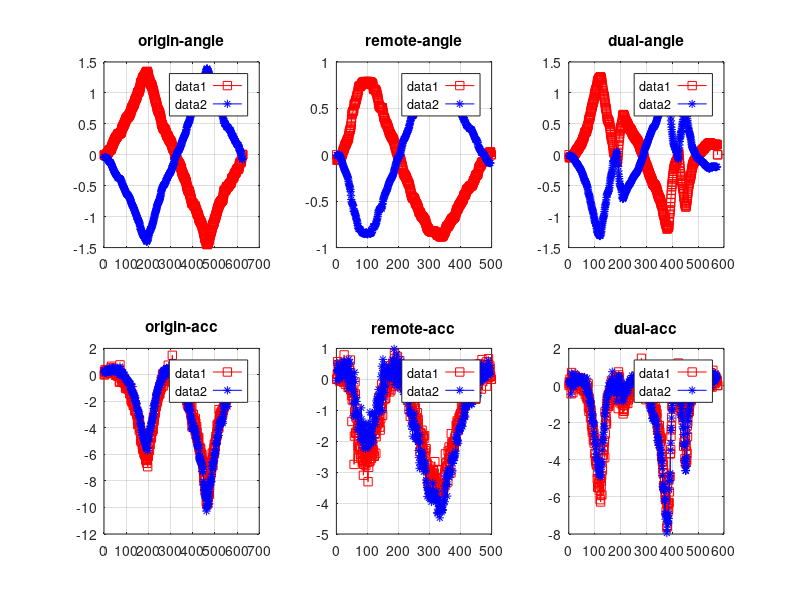
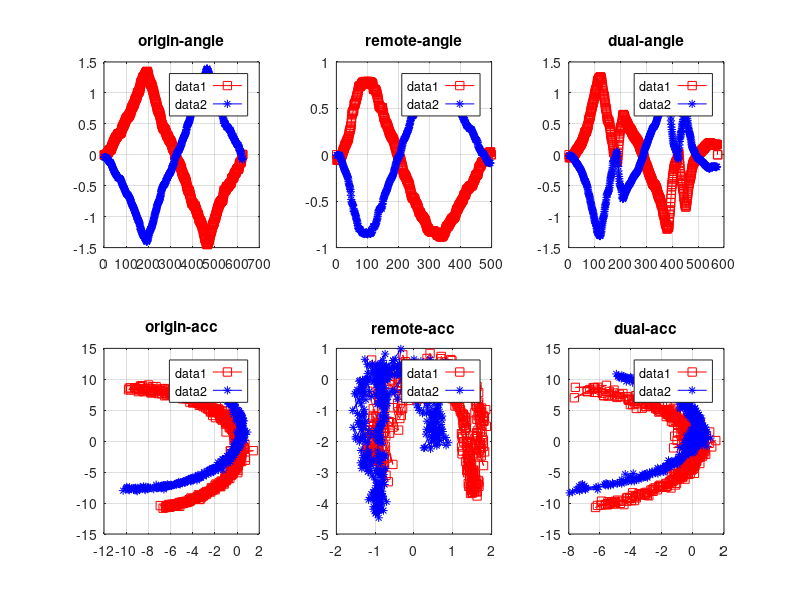
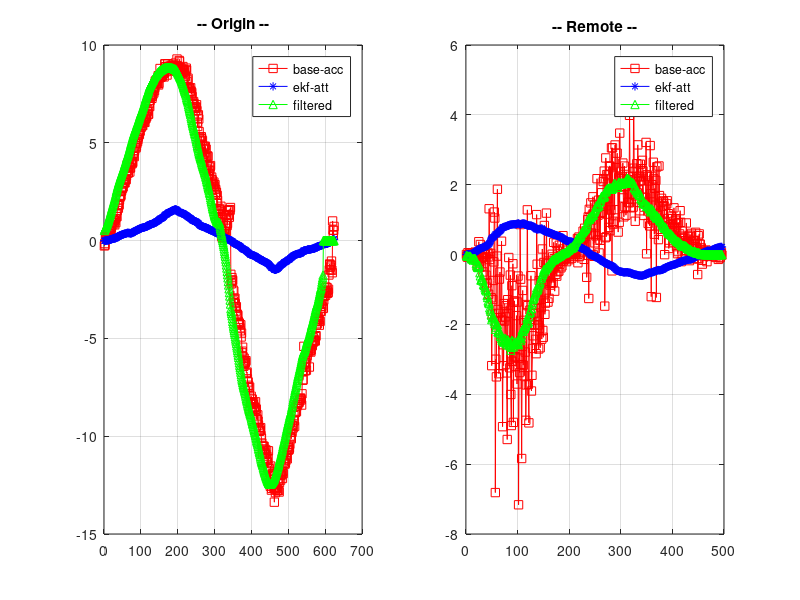
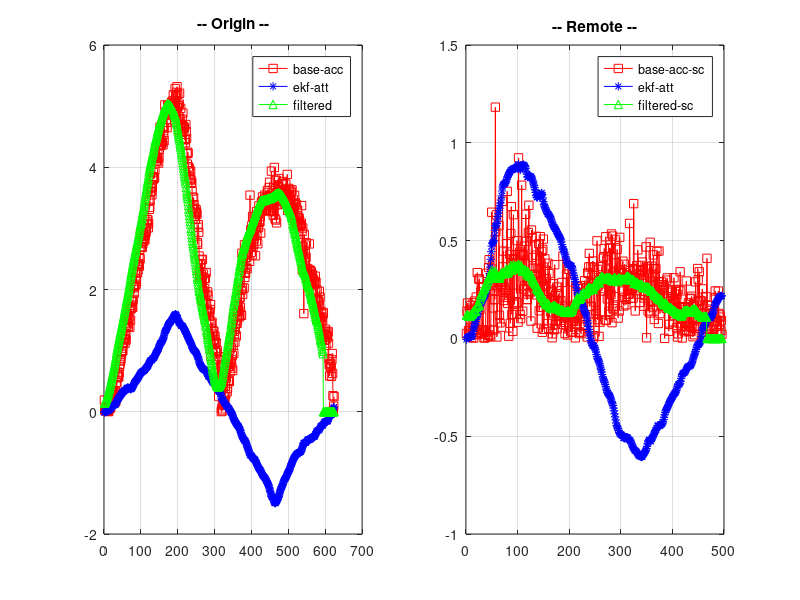

The MATLAB source for these figures, in order:
%%%%%%%%%%%%%%%%%%%%%%%%%%%%%%%%%%%%%%%%%%%%%%%%%%%%%%%%%%%%%%%%%%%%%%%%%%%%%%%%%%%%%%%%%5
%%%% Gesture Roll analyse 
%%%%
%%%%            ZHAOCHAO
%%%%                2016-11-08
%%%%%%%%%%%%%%%%%%%%%%%%%%%%%%%%%%%%%%%%%%%%%%%%%%%%%%%%%%%%%%%%%%%%%%%%%%%%%%%%%%%%%%%%%%%%%%%%%%
%%%%

figure(1);
figure(2);

%%%% roll-origin 

load data_origin_slow.dat

dat = data_origin_slow;

index_left = find(dat(:,1) == 0);
origin_left_att = dat(index_left, 2:4);
origin_left_acc = dat(index_left, 8:10);
origin_left_gyro = dat(index_left, 5:7);


index_right = find(dat(:,1) == 2);
origin_right_att = dat(index_right, 2:4);
origin_right_acc = dat(index_right, 8:10);
origin_right_gyro = dat(index_right, 5:7);

figure(1);
% att
% x-t, y-z
subplot(2,3,1);
tmp_t = [1: 1: size(origin_left_att(:,1), 1)];
plot(tmp_t, origin_left_att(:,2), 'rs-');
hold on;
tmp_t = [1: 1: size(origin_right_att(:,1), 1)];
plot(tmp_t, origin_right_att(:,2), 'b*-');
grid on;
legend('left', 'right');
title('origin-angle');

% acc
% x-x, y-z
subplot(2,3,4);
tmp_t = [1: 1: size(origin_left_acc(:,2), 1)];
plot(tmp_t, origin_left_acc(:,2), 'rs-');
hold on;
tmp_t = [1: 1: size(origin_right_acc(:,2), 1)];
plot(tmp_t, origin_right_acc(:,2), 'b*-');
grid on;
legend('left', 'right');
title('origin-acc');

figure(2);
% att
% x-t, y-z
subplot(2,3,1);
tmp_t = [1: 1: size(origin_left_att(:,1), 1)];
plot(tmp_t, origin_left_att(:,2), 'rs-');
hold on;
tmp_t = [1: 1: size(origin_right_att(:,1), 1)];
plot(tmp_t, origin_right_att(:,2), 'b*-');
grid on;
legend('left', 'right');
title('origin-angle');

% acc
% x-x, y-z
subplot(2,3,4);
plot(origin_left_acc(:,2), origin_left_acc(:,3), 'rs-');
hold on;
plot(origin_right_acc(:,2), origin_right_acc(:,3), 'b*-');
grid on;
legend('left', 'right');
title('origin-acc');


%%%% roll-remote

load data_remote_slow.dat

dat = data_remote_slow;

index_left = find(dat(:,1) == 0);
remote_left_att = dat(index_left, 2:4);
remote_left_acc = dat(index_left, 8:10);
remote_left_gyro = dat(index_left, 5:7);

index_right = find(dat(:,1) == 2);
remote_right_att = dat(index_right, 2:4);
remote_right_acc = dat(index_right, 8:10);
remote_right_gyro = dat(index_right, 5:7);

figure(1);
% att
% x-x, y-z
subplot(2,3,2);
tmp_t = [1: 1: size(remote_left_att(:,1), 1)];
plot(tmp_t, remote_left_att(:,2), 'rs-');
hold on;
tmp_t = [1: 1: size(remote_right_att(:,1), 1)];
plot(tmp_t, remote_right_att(:,2), 'b*-');
grid on;
legend('left', 'right');
title('remote-angle');

% acc
% x-x, y-z
subplot(2,3,5);
tmp_t = [1: 1: size(remote_left_acc(:,1), 1)];
plot(tmp_t, remote_left_acc(:,2), 'rs-');
hold on;
tmp_t = [1: 1: size(remote_right_acc(:,1), 1)];
plot(tmp_t, remote_right_acc(:,2), 'b*-');
grid on;
legend('left', 'right');
title('remote-acc');


figure(2);
% att
% x-x, y-z
subplot(2,3,2);
tmp_t = [1: 1: size(remote_left_att(:,1), 1)];
plot(tmp_t, remote_left_att(:,2), 'rs-');
hold on;
tmp_t = [1: 1: size(remote_right_att(:,1), 1)];
plot(tmp_t, remote_right_att(:,2), 'b*-');
grid on;
legend('left', 'right');
title('remote-angle');

% acc
% x-x, y-z
subplot(2,3,5);
plot(remote_left_acc(:,1), remote_left_acc(:,2), 'rs-');
hold on;
plot(remote_right_acc(:,1), remote_right_acc(:,2), 'b*-');
grid on;
legend('left', 'right');
title('remote-acc');


%%%% roll-dual

load data_dual_slow.dat

dat = data_dual_slow;

index_left = find(dat(:,1) == 0);
dual_left_att = dat(index_left, 2:4);
dual_left_acc = dat(index_left, 8:10);
dual_left_gyro = dat(index_left, 5:7);

index_right = find(dat(:,1) == 2);
dual_right_att = dat(index_right, 2:4);
dual_right_acc = dat(index_right, 8:10);
dual_right_gyro = dat(index_right, 5:7);


figure(1);
% att
% x-x, y-z
subplot(2,3,3);
tmp_t = [1: 1: size(dual_left_att(:,1), 1)];
plot(tmp_t, dual_left_att(:,2), 'rs-');
hold on;
tmp_t = [1: 1: size(dual_right_att(:,1), 1)];
plot(tmp_t, dual_right_att(:,2), 'b*-');
grid on;
legend('left', 'right');
title('dual-angle');

% acc
% x-x, y-z
subplot(2,3,6);
tmp_t = [1: 1: size(dual_left_acc(:,1), 1)];
plot(tmp_t, dual_left_acc(:,2), 'rs-');
hold on;
tmp_t = [1: 1: size(dual_right_acc(:,1), 1)];
plot(tmp_t, dual_right_acc(:,2), 'b*-');
grid on;
legend('left', 'right');
title('dual-acc');


figure(2);
% att
% x-x, y-z
subplot(2,3,3);
tmp_t = [1: 1: size(dual_left_att(:,1), 1)];
plot(tmp_t, dual_left_att(:,2), 'rs-');
hold on;
tmp_t = [1: 1: size(dual_right_att(:,1), 1)];
plot(tmp_t, dual_right_att(:,2), 'b*-');
grid on;
legend('left', 'right');
title('dual-angle');

% acc
% x-x, y-z
subplot(2,3,6);
plot(dual_left_acc(:,2), dual_left_acc(:,3), 'rs-');
hold on;
plot(dual_right_acc(:,2), dual_right_acc(:,3), 'b*-');
grid on;
legend('left', 'right');
title('dual-acc');


%%%%%%%%%%%%%%%%%%%%%%%%%%%%%%%%%%%%%%%%%%%%%%%%%%%%%%%%%%%%%%%%%%%%%%%%%%%%%%%%%%%%%%%%%%%%%%%%%%%
%%%%  Origin
%%%%  delta-theta

SLIDE_WINDOWS_WIDTH = 0;

origin_size = min(min(size(origin_left_att, 1), size(origin_left_acc, 1)), ...
    min(size(origin_right_att, 1), size(origin_right_acc, 1))) - SLIDE_WINDOWS_WIDTH;

delta_origin_left_att = zeros(origin_size, 3);
delta_origin_left_acc = zeros(origin_size, 3);
delta_origin_left_gyro = zeros(origin_size, 3);
delta_origin_left_t = zeros(origin_size, 1);

delta_origin_right_att = zeros(origin_size, 3);
delta_origin_right_acc = zeros(origin_size, 3);
delta_origin_right_gyro = zeros(origin_size, 3);
delta_origin_right_t = zeros(origin_size, 1);

% origin_left_att & origin_left_acc
% origin_right_att & origin_right_acc
for index = 1 : origin_size
    delta_origin_left_att(index, :) = sum(origin_left_att(index : (index + SLIDE_WINDOWS_WIDTH), :))/(SLIDE_WINDOWS_WIDTH + 1);
    delta_origin_left_acc(index, :) = sum(origin_left_acc(index : (index + SLIDE_WINDOWS_WIDTH), :))/(SLIDE_WINDOWS_WIDTH + 1);
    delta_origin_left_gyro(index, :) = sum(origin_left_gyro(index : (index + SLIDE_WINDOWS_WIDTH), :))/(SLIDE_WINDOWS_WIDTH + 1);
    
    delta_origin_right_att(index, :) = sum(origin_right_att(index : (index + SLIDE_WINDOWS_WIDTH), :))/(SLIDE_WINDOWS_WIDTH + 1);
    delta_origin_right_acc(index, :) = sum(origin_right_acc(index : (index + SLIDE_WINDOWS_WIDTH), :))/(SLIDE_WINDOWS_WIDTH + 1);
    delta_origin_right_gyro(index, :) = sum(origin_right_gyro(index : (index + SLIDE_WINDOWS_WIDTH), :))/(SLIDE_WINDOWS_WIDTH + 1);
end

% for index = 1 : origin_size -1
%    delta_origin_left_acc(index, :) = origin_left_acc(index + 1, :) - origin_left_acc(index, :); 
% %    delta_origin_left_t(index) = sum(delta_origin_left_att(index, 1) / delta_origin_left_gyro(index, 1) ...
% %                                     + delta_origin_left_att(index, 2) / delta_origin_left_gyro(index, 2) ...
% %                                     + delta_origin_left_att(index, 3) / delta_origin_left_gyro(index, 3)) / 3;
%    
%    delta_origin_right_acc(index, :) = origin_right_acc(index + 1, :) - origin_right_acc(index, :);
% %    delta_origin_right_t(index) = sum(delta_origin_right_att(index, 1) / delta_origin_right_gyro(index, 1) ...
% %                                     + delta_origin_right_att(index, 2) / delta_origin_right_gyro(index, 2) ...
% %                                     + delta_origin_right_att(index, 3) / delta_origin_right_gyro(index, 3)) / 3;
% 
% end

delta_orign_right_acc = origin_right_acc(1:origin_size, :);
delta_origin_left_acc = origin_left_acc(1:origin_size, :);

delta_origin_acc = (delta_origin_left_acc - delta_origin_right_acc) / 2;
delta_origin_acc_ave = (delta_origin_left_acc + delta_origin_right_acc) / 2;  

delta_origin_gyro = (delta_origin_left_gyro - delta_origin_right_gyro) / 2;
delta_origin_att = (delta_origin_left_att - delta_origin_right_att) / 2;

m_delta_origin_acc = zeros(1, origin_size);
m_delta_origin_gyro = zeros(1, origin_size);

m_delta_origin_acc_sc = zeros(1, origin_size);
m_delta_origin_gyro_sc = zeros(1, origin_size); 
m_delta_origin_acc_sc_ave = zeros(1, origin_size);

for index = 1 : origin_size

    m_delta_origin_acc(index) = sign(delta_origin_att(index)) * sqrt( abs(delta_origin_acc(index, 2) .* delta_origin_acc(index, 2) ...
                            + delta_origin_acc(index, 3) .* delta_origin_acc(index, 3)));
    m_delta_origin_gyro(index) = sign(delta_origin_att(index)) * sqrt( abs(delta_origin_left_gyro(index, 2) .* delta_origin_gyro(index, 2) ...
                            + delta_origin_gyro(index, 3) .* delta_origin_gyro(index, 3)));
    
% % %     m_delta_origin_acc_sc(index) = sqrt( abs(delta_origin_acc(index, 2) .* delta_origin_acc(index, 2) ...
% % %                             + delta_origin_acc(index, 3) .* delta_origin_acc(index, 3)));
% % %     m_delta_origin_gyro_sc(index) = sqrt( abs(delta_origin_left_gyro(index, 2) .* delta_origin_gyro(index, 2) ...
% % %                             + delta_origin_gyro(index, 3) .* delta_origin_gyro(index, 3)));

    m_delta_origin_acc_sc(index) = sqrt( abs(delta_origin_acc(index, 2) .* delta_origin_acc(index, 2)));
    m_delta_origin_gyro_sc(index) = sqrt( abs(delta_origin_gyro(index, 2) .* delta_origin_gyro(index, 2)));
                        
    m_delta_origin_acc_sc_ave(index) = sqrt( abs(delta_origin_acc_ave(index, 2) .* delta_origin_acc_ave(index, 2)));
end

%%%%%%%%%%%%%%%%%%%%%%%%%%%%%%%%%%%%%%%%%%%%%%%%%%%%%%%%%%%%%%%%%%%%%%%%%%%%%%%%%%%%%%%%%%5
%%%%%
% % % %     m_delta_origin_acc = delta_origin_acc(:, 2)'; 
% % % %     m_delta_origin_gyro = delta_origin_gyro(:, 2)';



% % % tmp_origin_left_att ./ delta_origin_left_acc
% % % delta_origin_left_att ./ delta_origin_left_acc
% % % delta_origin_left_gyro ./ delta_origin_left_acc
% % % delta_origin_left_gyro ./ delta_origin_acc 

kdt = (m_delta_origin_gyro ./ m_delta_origin_acc);

%%%% mean
display('origin[m_gyro/m_delta_acc]_mean: ');
mean(kdt)

%%%% var
display('origin[m_gyro/m_delta_acc]_var: ')
var(kdt)

%%%% std
display('origin[m_gyro/m_delta_acc]_std: ')
std(kdt)

% % % origin_left_dt = sum(delta_origin_left_t) / (size(delta_origin_left_t, 1)-1)
% % % origin_right_dt = sum(delta_origin_right_t) / (size(delta_origin_right_t, 1)-1)
% % % 
% % % origin_left_vec = delta_origin_left_acc .* origin_left_dt;
% % % origin_right_vec = delta_origin_right_acc .* origin_right_dt;



%%%%%%%%%%%%%%%%%%%%%%%%%%%%%%%%%%%%%%%%%%%%%%%%%%%%%%%%%%%%%%%%%%%%%%%%%%%%%%%%%%%%%%%%%%%%%%%%%%%
%%%%  Slide_Windows_Filter
%%%%  Origin:

SLIDE_WINDOWS_WIDTH = 30;

origin_size = size(m_delta_origin_acc, 2) - SLIDE_WINDOWS_WIDTH;

fm_delta_origin_acc = zeros(size(m_delta_origin_acc));
fm_delta_origin_acc_sc = zeros(size(m_delta_origin_acc_sc));
fm_delta_origin_acc_sc_ave = zeros(size(m_delta_origin_acc_sc_ave));
fm_origin_att = zeros(size(m_delta_origin_acc_sc));

for index = 1 : origin_size 
    fm_delta_origin_acc(index) = sum(m_delta_origin_acc(index : (index + SLIDE_WINDOWS_WIDTH)))/(SLIDE_WINDOWS_WIDTH + 1);
    fm_delta_origin_acc_sc(index) = sum(m_delta_origin_acc_sc(index : (index + SLIDE_WINDOWS_WIDTH)))/(SLIDE_WINDOWS_WIDTH + 1);
    
    fm_delta_origin_acc_sc_ave(index) = sum(m_delta_origin_acc_sc_ave(index : (index + SLIDE_WINDOWS_WIDTH)))/(SLIDE_WINDOWS_WIDTH + 1);
    fm_origin_att(index) = sum(delta_origin_att(index : (index + SLIDE_WINDOWS_WIDTH), 2))/(SLIDE_WINDOWS_WIDTH + 1);
end



%%%%%%%%%%%%%%%%%%%%%%%%%%%%%%%%%%%%%%%%%%%%%%%%%%%%%%%%%%%%%55
%%%% Get the scale
%%%% Origin:
%
% origin_scale = ((fm_delta_origin_acc_sc(1:origin_size))./(fm_delta_origin_acc_sc(1:origin_size) + fm_delta_origin_acc_sc_ave(1:origin_size)));

origin_scale = abs((fm_delta_origin_acc_sc(1:origin_size))./ fm_origin_att(1:origin_size));


origin_att_output = fm_origin_att(1:origin_size) .* origin_scale;


%%%%%%%%%%%%%%%%%%%%%%%%%%
%%%%  Slide_Windows_Filter
%%%%  Origin_att:

SLIDE_WINDOWS_WIDTH = 30;

origin_size = size(origin_att_output, 2) - SLIDE_WINDOWS_WIDTH;

f_origin_att_output = zeros(1, origin_size);

for index = 1 : origin_size 
    f_origin_att_output(index) = sum(origin_att_output(index : (index + SLIDE_WINDOWS_WIDTH)))/(SLIDE_WINDOWS_WIDTH + 1);
end




figure(4);

subplot(1, 2, 1);
tmp_t = [1: 1: size(m_delta_origin_acc, 2)];
plot(tmp_t, m_delta_origin_acc', 'rs-');
hold on;
tmp_t = [1: 1: size(delta_origin_att(:,1), 1)];
plot(tmp_t, delta_origin_att(:,2), 'b*-');
grid on;

tmp_t = [1: 1: size(fm_delta_origin_acc, 2)];
plot(tmp_t, fm_delta_origin_acc, 'g^-');
legend('base-acc', 'ekf-att', 'filtered');
title('-- Origin --');


figure(5);

subplot(1, 2, 1);
tmp_t = [1: 1: size(m_delta_origin_acc_sc, 2)];
plot(tmp_t, m_delta_origin_acc_sc, 'rs-');
hold on;
tmp_t = [1: 1: size(delta_origin_att(:,1), 1)];
plot(tmp_t, delta_origin_att(:,2), 'b*-');
grid on;

tmp_t = [1: 1: size(fm_delta_origin_acc_sc, 2)];
plot(tmp_t, fm_delta_origin_acc_sc, 'g^-');
legend('base-acc', 'ekf-att', 'filtered');
title('-- Origin --');


figure(6);

subplot(1, 2, 1);
tmp_t = [1: 1: size(m_delta_origin_acc_sc, 2)];
plot(tmp_t, m_delta_origin_acc_sc, 'rs-');
hold on;
tmp_t = [1: 1: size(delta_origin_att(:,1), 1)];
plot(tmp_t, delta_origin_att(:,2), 'b*-');
grid on;

tmp_t = [1: 1: size(f_origin_att_output, 2)];
plot(tmp_t, f_origin_att_output, 'g^-');
legend('base-acc', 'ekf-att', 'output');
title('-- Origin --');


%%%%%%%%%%%%%%%%%%%%%%%%%%%%%%%%%%%%%%%%%%%%%%%%%%%%%%%%%%%%%%%%%%%%%%%%%%%%%%%%%%%%%%%%%%%%%%%%%%%%%%
%%%%  Remote 
%%%%  delta-theta

SLIDE_WINDOWS_WIDTH = 0;

remote_size = min(min(size(remote_left_att, 1), size(remote_left_acc, 1)), ...
    min(size(remote_right_att, 1), size(remote_right_acc, 1))) - SLIDE_WINDOWS_WIDTH;

delta_remote_left_att = zeros(remote_size, 3);
delta_remote_left_acc = zeros(remote_size, 3);
delta_remote_left_gyro = zeros(remote_size, 3);
delta_remote_left_t = zeros(remote_size, 1);

delta_remote_right_att = zeros(remote_size, 3);
delta_remote_right_acc = zeros(remote_size, 3);
delta_remote_right_gyro = zeros(remote_size, 3);
delta_remote_right_t = zeros(remote_size, 1);

% origin_left_att & origin_left_acc
% origin_right_att & origin_right_acc
for index = 1 : remote_size
    delta_remote_left_att(index, :) = sum(remote_left_att(index : (index + SLIDE_WINDOWS_WIDTH), :))/(SLIDE_WINDOWS_WIDTH + 1);
    delta_remote_left_acc(index, :) = sum(remote_left_acc(index : (index + SLIDE_WINDOWS_WIDTH), :))/(SLIDE_WINDOWS_WIDTH + 1);
    delta_remote_left_gyro(index, :) = sum(remote_left_gyro(index : (index + SLIDE_WINDOWS_WIDTH), :))/(SLIDE_WINDOWS_WIDTH + 1);
    
    delta_remote_right_att(index, :) = sum(remote_right_att(index : (index + SLIDE_WINDOWS_WIDTH), :))/(SLIDE_WINDOWS_WIDTH + 1);
    delta_remote_right_acc(index, :) = sum(remote_right_acc(index : (index + SLIDE_WINDOWS_WIDTH), :))/(SLIDE_WINDOWS_WIDTH + 1);
    delta_remote_right_gyro(index, :) = sum(remote_right_gyro(index : (index + SLIDE_WINDOWS_WIDTH), :))/(SLIDE_WINDOWS_WIDTH + 1);
end

% % % for index = 1 : remote_size -1
% % %    delta_remote_left_acc(index, :) = remote_left_acc(index + 1, :) - remote_left_acc(index, :); 
% % % %    delta_origin_left_t(index) = sum(delta_origin_left_att(index, 1) / delta_origin_left_gyro(index, 1) ...
% % % %                                     + delta_origin_left_att(index, 2) / delta_origin_left_gyro(index, 2) ...
% % % %                                     + delta_origin_left_att(index, 3) / delta_origin_left_gyro(index, 3)) / 3;
% % %    
% % %    delta_remote_right_acc(index, :) = remote_right_acc(index + 1, :) - remote_right_acc(index, :);
% % % %    delta_origin_right_t(index) = sum(delta_origin_right_att(index, 1) / delta_origin_right_gyro(index, 1) ...
% % % %                                     + delta_origin_right_att(index, 2) / delta_origin_right_gyro(index, 2) ...
% % % %                                     + delta_origin_right_att(index, 3) / delta_origin_right_gyro(index, 3)) / 3;
% % % 
% % % end

delta_remote_left_acc = remote_left_acc(1:remote_size, :);
delta_remote_right_acc = remote_right_acc(1:remote_size, :);


delta_remote_acc = (delta_remote_left_acc - delta_remote_right_acc) / 2;
delta_remote_acc_ave = (delta_remote_left_acc + delta_remote_right_acc) / 2;
delta_remote_gyro = (delta_remote_left_gyro - delta_remote_right_gyro) / 2;
delta_remote_att = (delta_remote_left_att - delta_remote_right_att) / 2;

m_delta_remote_acc = zeros(1, remote_size);
m_delta_remote_gyro = zeros(1, remote_size);

m_delta_remote_acc_sc = zeros(1, remote_size);
m_delta_remote_acc_sc_ave = zeros(1, remote_size);
m_delta_remote_gyro_sc = zeros(1, remote_size);

for index = 1 : remote_size

    m_delta_remote_gyro(index) = sign(delta_remote_gyro(index, 2)) * sqrt( abs(delta_remote_gyro(index, 2) .* delta_remote_gyro(index, 2) ...
                            + delta_remote_gyro(index, 3) .* delta_remote_gyro(index, 3)));
                        
    m_delta_remote_acc(index) = delta_remote_acc(index, 2) * sqrt( abs(delta_remote_acc(index, 2) .* delta_remote_acc(index, 2) ...
                            + delta_remote_acc(index, 3) .* delta_remote_acc(index, 3)));

    
% % %     m_delta_remote_gyro_sc(index) = sqrt( abs(delta_remote_gyro(index, 2) .* delta_remote_gyro(index, 2) ...
% % %                             + delta_remote_gyro(index, 3) .* delta_remote_gyro(index, 3)));
% % %                         
% % %     m_delta_remote_acc_sc(index) = sqrt(abs(delta_remote_acc(index, 2) .* delta_remote_acc(index, 2) ...
% % %                             + delta_remote_acc(index, 3) .* delta_remote_acc(index, 3)));

    m_delta_remote_gyro_sc(index) = sqrt( abs(delta_remote_gyro(index, 2) .* delta_remote_gyro(index, 2)));
                        
    m_delta_remote_acc_sc(index) = sqrt(abs(delta_remote_acc(index, 2) .* delta_remote_acc(index, 2)));

    m_delta_remote_acc_sc_ave(index) = sqrt(abs(delta_remote_acc_ave(index, 2) .*  delta_remote_acc_ave(index, 2)));

end


%%%%%%%%%%%%%%%%%%%%%%%%%%%%%%%%%%%%%%%%%%%%%%%%%%%%%%%%%%%%%%%%%%%%%%%%%%%%%%%%%%%%%%%%%%5
%%%%%
% % % %     m_delta_remote_acc = delta_remote_acc(:, 2)'; 
% % % %     m_delta_remote_gyro = delta_remote_gyro(:, 2)';
    


% % % tmp_origin_left_att ./ delta_origin_left_acc
% % % delta_origin_left_att ./ delta_origin_left_acc
% % % delta_origin_left_gyro ./ delta_origin_left_acc
% % % delta_origin_left_gyro ./ delta_origin_acc 

kdt = (m_delta_remote_gyro ./ m_delta_remote_acc);

%%%% mean
display('Remote[m_gyro/m_delta_acc]_mean: ');
mean(kdt)

%%%% var
display('Remote[m_gyro/m_delta_acc]_var: ');
var(kdt)

%%%% std
display('Remote[m_gyro/m_delta_acc]_std: ');
std(kdt)


%%%%%%%%%%%%%%%%%%%%%%%%%%%%%%%%%%%%%%%%%%%%%%%%%%%%%%%%%%%%%%%%%%%%%%%%%%%%%%%%%%%%%%%%%%%%%%%%%%%
%%%%  Slide_Windows_Filter
%%%%  Remote

SLIDE_WINDOWS_WIDTH = 30;

remote_size = size(m_delta_remote_acc, 2)  - SLIDE_WINDOWS_WIDTH;

fm_delta_remote_acc = zeros(size(m_delta_remote_acc));
fm_delta_remote_acc_sc = zeros(size(m_delta_remote_acc_sc));
fm_delta_remote_acc_sc_ave = zeros(size(m_delta_remote_acc_sc));


for index = 1 : remote_size
    fm_delta_remote_acc(index) = sum(m_delta_remote_acc(index : (index + SLIDE_WINDOWS_WIDTH)))/(SLIDE_WINDOWS_WIDTH + 1);
    fm_delta_remote_acc_sc(index) = sum(m_delta_remote_acc_sc(index : (index + SLIDE_WINDOWS_WIDTH)))/(SLIDE_WINDOWS_WIDTH + 1);
    
    fm_delta_remote_acc_sc_ave(index) = sum(m_delta_remote_acc_sc_ave(index : (index + SLIDE_WINDOWS_WIDTH)))/(SLIDE_WINDOWS_WIDTH + 1);
    fm_remote_att(index) = sum(delta_remote_att(index : (index + SLIDE_WINDOWS_WIDTH), 2))/(SLIDE_WINDOWS_WIDTH + 1);
end


%%%%%%%%%%%%%%%%%%%%%%%%%%%%%%%%%%%%%%%%%%%%%%%%%%%%%%%%%%%%%%55
%%%% Get the scale
%%%% Remote:
%remote_scale = ((fm_delta_remote_acc_sc(1:remote_size))./(fm_delta_remote_acc_sc(1:remote_size) + fm_delta_remote_acc_sc_ave(1:remote_size)));

remote_scale = abs((fm_delta_remote_acc_sc(1:remote_size))./(fm_remote_att(1:remote_size)));

remote_att_output = fm_remote_att(1:remote_size) .* remote_scale;



%%%%%%%%%%%%%%%%%%%%%%%%%%
%%%%  Slide_Windows_Filter
%%%%  Origin_att:

SLIDE_WINDOWS_WIDTH = 30;

remote_size = size(remote_att_output, 2) - SLIDE_WINDOWS_WIDTH;

f_remote_att_output = zeros(1, remote_size);

for index = 1 : remote_size 
    f_remote_att_output(index) = sum(remote_att_output(index : (index + SLIDE_WINDOWS_WIDTH)))/(SLIDE_WINDOWS_WIDTH + 1);
end


figure(4);

subplot(1, 2, 2);
tmp_t = [1: 1: size(m_delta_remote_acc, 2)];
plot(tmp_t, m_delta_remote_acc, 'rs-');
hold on;
tmp_t = [1: 1: size(delta_remote_att(:,1), 1)];
plot(tmp_t, delta_remote_att(:,2), 'b*-');
grid on;

tmp_t = [1: 1: size(fm_delta_remote_acc, 2)];
plot(tmp_t, fm_delta_remote_acc, 'g^-');
legend('base-acc', 'ekf-att', 'filtered');
title('-- Remote --');


figure(5);

subplot(1, 2, 2);
tmp_t = [1: 1: size(m_delta_remote_acc_sc, 2)];
plot(tmp_t, m_delta_remote_acc_sc, 'rs-');
hold on;
tmp_t = [1: 1: size(delta_remote_att(:,1), 1)];
plot(tmp_t, delta_remote_att(:,2), 'b*-');
grid on;

tmp_t = [1: 1: size(fm_delta_remote_acc_sc, 2)];
plot(tmp_t, fm_delta_remote_acc_sc, 'g^-');
legend('base-acc-sc', 'ekf-att', 'filtered-sc');
title('-- Remote --');





figure(6);

subplot(1, 2, 2);
tmp_t = [1: 1: size(m_delta_remote_acc_sc, 2)];
plot(tmp_t, m_delta_remote_acc_sc, 'rs-');
hold on;
tmp_t = [1: 1: size(delta_remote_att(:,1), 1)];
plot(tmp_t, delta_remote_att(:,2), 'b*-');
grid on;

tmp_t = [1: 1: size(f_remote_att_output, 2)];
plot(tmp_t, f_remote_att_output, 'g^-');
legend('base-acc', 'ekf-att', 'output');
title('-- Remote --');





%%%% roll-dual

load data_dual_slow.dat

dat = data_dual_slow;

index_left = find(dat(:,1) == 0);
dual_left_att = dat(index_left, 2:4);
dual_left_acc = dat(index_left, 8:10);
dual_left_gyro = dat(index_left, 5:7);

index_right = find(dat(:,1) == 2);
dual_right_att = dat(index_right, 2:4);
dual_right_acc = dat(index_right, 8:10);
dual_right_gyro = dat(index_right, 5:7);



%%%%%%%%%%%%%%%%%%%%%%%%%%%%%%%%%%%%%%%%%%%%%%%%%%%%%%%%%%%%%%%%%%%%%%%%%%%%%%%%%%%%%%%%%%%%%%%%%%%%%%%%%%%%%%%%%%
%%%%%%%%%%%%%%%%%%%%%%%%%%%%%%%%%%%%%%%%%%%%%%%%%%%%%%%%%%%%%%%%%%%%%%%%%%%%%%%%%%%%%%%%%%%%%%%%%%%
%%%%  Origin
%%%%  delta-theta

SLIDE_WINDOWS_WIDTH = 0;

dual_size = min(min(size(dual_left_att, 1), size(dual_left_acc, 1)), ...
    min(size(dual_right_att, 1), size(dual_right_acc, 1))) - SLIDE_WINDOWS_WIDTH;

delta_dual_left_att = zeros(dual_size, 3);
delta_dual_left_acc = zeros(dual_size, 3);
delta_dual_left_gyro = zeros(dual_size, 3);
delta_dual_left_t = zeros(dual_size, 1);

delta_dual_right_att = zeros(dual_size, 3);
delta_dual_right_acc = zeros(dual_size, 3);
delta_dual_right_gyro = zeros(dual_size, 3);
delta_dual_right_t = zeros(dual_size, 1);

% origin_left_att & origin_left_acc
% origin_right_att & origin_right_acc
for index = 1 : dual_size
    delta_dual_left_att(index, :) = sum(dual_left_att(index : (index + SLIDE_WINDOWS_WIDTH), :))/(SLIDE_WINDOWS_WIDTH + 1);
    delta_dual_left_acc(index, :) = sum(dual_left_acc(index : (index + SLIDE_WINDOWS_WIDTH), :))/(SLIDE_WINDOWS_WIDTH + 1);
    delta_dual_left_gyro(index, :) = sum(dual_left_gyro(index : (index + SLIDE_WINDOWS_WIDTH), :))/(SLIDE_WINDOWS_WIDTH + 1);
    
    delta_dual_right_att(index, :) = sum(dual_right_att(index : (index + SLIDE_WINDOWS_WIDTH), :))/(SLIDE_WINDOWS_WIDTH + 1);
    delta_dual_right_acc(index, :) = sum(dual_right_acc(index : (index + SLIDE_WINDOWS_WIDTH), :))/(SLIDE_WINDOWS_WIDTH + 1);
    delta_dual_right_gyro(index, :) = sum(dual_right_gyro(index : (index + SLIDE_WINDOWS_WIDTH), :))/(SLIDE_WINDOWS_WIDTH + 1);
end

% for index = 1 : origin_size -1
%    delta_origin_left_acc(index, :) = origin_left_acc(index + 1, :) - origin_left_acc(index, :); 
% %    delta_origin_left_t(index) = sum(delta_origin_left_att(index, 1) / delta_origin_left_gyro(index, 1) ...
% %                                     + delta_origin_left_att(index, 2) / delta_origin_left_gyro(index, 2) ...
% %                                     + delta_origin_left_att(index, 3) / delta_origin_left_gyro(index, 3)) / 3;
%    
%    delta_origin_right_acc(index, :) = origin_right_acc(index + 1, :) - origin_right_acc(index, :);
% %    delta_origin_right_t(index) = sum(delta_origin_right_att(index, 1) / delta_origin_right_gyro(index, 1) ...
% %                                     + delta_origin_right_att(index, 2) / delta_origin_right_gyro(index, 2) ...
% %                                     + delta_origin_right_att(index, 3) / delta_origin_right_gyro(index, 3)) / 3;
% 
% end

delta_dual_right_acc = dual_right_acc(1:dual_size, :);
delta_dual_left_acc = dual_left_acc(1:dual_size, :);

delta_dual_acc = (delta_dual_left_acc - delta_dual_right_acc) / 2;
delta_dual_acc_ave = (delta_dual_left_acc + delta_dual_right_acc) / 2;  

delta_dual_gyro = (delta_dual_left_gyro - delta_dual_right_gyro) / 2;
delta_dual_att = (delta_dual_left_att - delta_dual_right_att) / 2;

m_delta_dual_acc = zeros(1, dual_size);
m_delta_dual_gyro = zeros(1, dual_size);

m_delta_dual_acc_sc = zeros(1, dual_size);
m_delta_dual_gyro_sc = zeros(1, dual_size); 
m_delta_dual_acc_sc_ave = zeros(1, dual_size);



for index = 1 : dual_size

    m_delta_dual_acc(index) = sign(delta_dual_att(index)) * sqrt( abs(delta_dual_acc(index, 2) .* delta_dual_acc(index, 2) ...
                            + delta_dual_acc(index, 3) .* delta_dual_acc(index, 3)));
    m_delta_dual_gyro(index) = sign(delta_dual_att(index)) * sqrt( abs(delta_dual_left_gyro(index, 2) .* delta_dual_gyro(index, 2) ...
                            + delta_dual_gyro(index, 3) .* delta_dual_gyro(index, 3)));
    
% % %     m_delta_dual_acc_sc(index) = sqrt( abs(delta_dual_acc(index, 2) .* delta_dual_acc(index, 2) ...
% % %                             + delta_dual_acc(index, 3) .* delta_dual_acc(index, 3)));
% % %     m_delta_dual_gyro_sc(index) = sqrt( abs(delta_dual_left_gyro(index, 2) .* delta_dual_gyro(index, 2) ...
% % %                             + delta_dual_gyro(index, 3) .* delta_dual_gyro(index, 3)));

    m_delta_dual_acc_sc(index) = sqrt( abs(delta_dual_acc(index, 2) .* delta_dual_acc(index, 2)));
    m_delta_dual_gyro_sc(index) = sqrt( abs(delta_dual_gyro(index, 2) .* delta_dual_gyro(index, 2)));
                        
    m_delta_dual_acc_sc_ave(index) = sqrt( abs(delta_dual_acc_ave(index, 2) .* delta_dual_acc_ave(index, 2)));
end

%%%%%%%%%%%%%%%%%%%%%%%%%%%%%%%%%%%%%%%%%%%%%%%%%%%%%%%%%%%%%%%%%%%%%%%%%%%%%%%%%%%%%%%%%%5
%%%%%
% % % %     m_delta_dual_acc = delta_dual_acc(:, 2)'; 
% % % %     m_delta_dual_gyro = delta_dual_gyro(:, 2)';



% % % tmp_dual_left_att ./ delta_dual_left_acc
% % % delta_dual_left_att ./ delta_dual_left_acc
% % % delta_dual_left_gyro ./ delta_dual_left_acc
% % % delta_dual_left_gyro ./ delta_dual_acc 

kdt = (m_delta_dual_gyro ./ m_delta_dual_acc);

%%%% mean
display('dual[m_gyro/m_delta_acc]_mean: ');
mean(kdt)

%%%% var
display('dual[m_gyro/m_delta_acc]_var: ')
var(kdt)

%%%% std
display('dual[m_gyro/m_delta_acc]_std: ')
std(kdt)

% % % dual_left_dt = sum(delta_dual_left_t) / (size(delta_dual_left_t, 1)-1)
% % % dual_right_dt = sum(delta_dual_right_t) / (size(delta_dual_right_t, 1)-1)
% % % 
% % % dual_left_vec = delta_dual_left_acc .* dual_left_dt;
% % % dual_right_vec = delta_dual_right_acc .* dual_right_dt;

%%%%%%%%%%%%%%%%%%%%%%%%%%%%%%%%%%%%%%%%%%%%%%%%%%%%%%%%%%%%%%%%%%%%%%%%%%%%%%%%%%%%%%%%%%%%%%%%%%%
%%%%  Slide_Windows_Filter
%%%%  Dual:

SLIDE_WINDOWS_WIDTH = 30;

dual_size = size(m_delta_dual_acc, 2) - SLIDE_WINDOWS_WIDTH;

fm_delta_dual_acc = zeros(size(m_delta_dual_acc));
fm_delta_dual_acc_sc = zeros(size(m_delta_dual_acc_sc));
fm_delta_dual_acc_sc_ave = zeros(size(m_delta_dual_acc_sc_ave));
fm_dual_att = zeros(size(m_delta_dual_acc_sc));

for index = 1 : dual_size 
    fm_delta_dual_acc(index) = sum(m_delta_dual_acc(index : (index + SLIDE_WINDOWS_WIDTH)))/(SLIDE_WINDOWS_WIDTH + 1);
    fm_delta_dual_acc_sc(index) = sum(m_delta_dual_acc_sc(index : (index + SLIDE_WINDOWS_WIDTH)))/(SLIDE_WINDOWS_WIDTH + 1);
    
    fm_delta_dual_acc_sc_ave(index) = sum(m_delta_dual_acc_sc_ave(index : (index + SLIDE_WINDOWS_WIDTH)))/(SLIDE_WINDOWS_WIDTH + 1);
    fm_dual_att(index) = sum(delta_dual_att(index : (index + SLIDE_WINDOWS_WIDTH), 2))/(SLIDE_WINDOWS_WIDTH + 1);
end



%%%%%%%%%%%%%%%%%%%%%%%%%%%%%%%%%%%%%%%%%%%%%%%%%%%%%%%%%%%%%55
%%%% Get the scale
%%%% Dual:
%
% dual_scale = ((fm_delta_dual_acc_sc(1:dual_size))./(fm_delta_dual_acc_sc(1:dual_size) + fm_delta_dual_acc_sc_ave(1:dual_size)));

dual_scale = abs((fm_delta_dual_acc_sc(1:dual_size))./ fm_dual_att(1:dual_size));


dual_att_output = fm_dual_att(1:dual_size) .* dual_scale;


%%%%%%%%%%%%%%%%%%%%%%%%%%
%%%%  Slide_Windows_Filter
%%%%  Dual_att:

SLIDE_WINDOWS_WIDTH = 30;

dual_size = size(dual_att_output, 2) - SLIDE_WINDOWS_WIDTH;

f_dual_att_output = zeros(1, dual_size);

for index = 1 : dual_size 
    f_dual_att_output(index) = sum(dual_att_output(index : (index + SLIDE_WINDOWS_WIDTH)))/(SLIDE_WINDOWS_WIDTH + 1);
end


figure(7);

tmp_t = [1: 1: size(m_delta_dual_acc_sc, 2)];
plot(tmp_t, m_delta_dual_acc_sc, 'rs-');
hold on;
tmp_t = [1: 1: size(delta_dual_att(:,1), 1)];
plot(tmp_t, delta_dual_att(:,2), 'b*-');
grid on;

tmp_t = [1: 1: size(f_dual_att_output, 2)];
plot(tmp_t, f_dual_att_output, 'g^-');
legend('base-acc', 'ekf-att', 'output');
title('-- Dual --');


